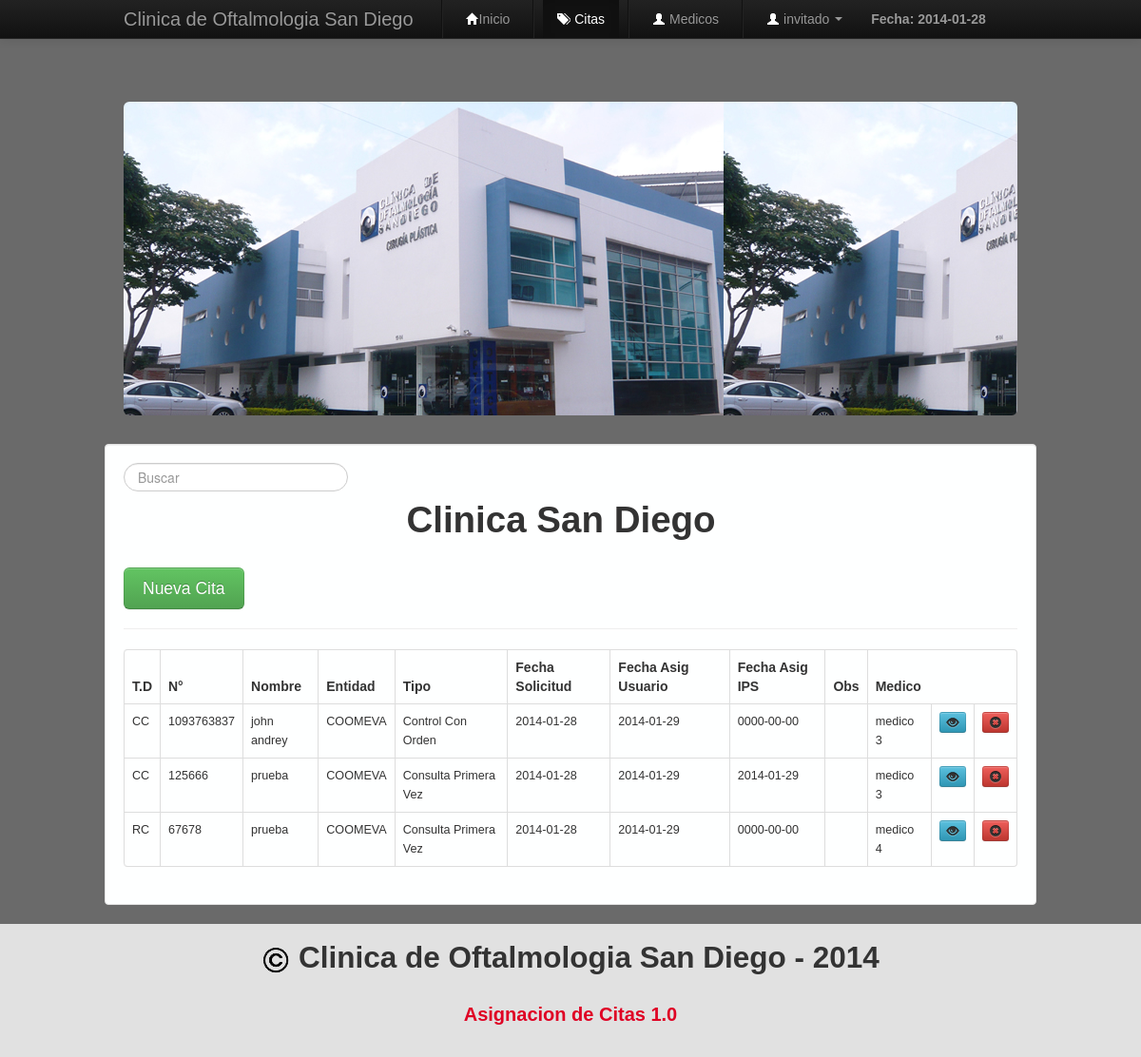
/includes/citas.php?pagina=2 (signed in), run on the app's committed database.
### tables this page shows
CREATE TABLE IF NOT EXISTS `citas` (
  `id` int(11) NOT NULL AUTO_INCREMENT,
  `documento` varchar(20) NOT NULL,
  `numero` varchar(15) NOT NULL,
  `nombre` varchar(90) NOT NULL,
  `entidad` varchar(120) NOT NULL,
  `tipo` varchar(120) NOT NULL,
  `fechaSolicitud` date NOT NULL,
  `fechaAsignacionPaciente` date NOT NULL,
  `fechaAsignacionSistema` date NOT NULL,
  `observaciones` text NOT NULL,
  `doctor` int(11) NOT NULL,
  PRIMARY KEY (`id`),
  KEY `doctor` (`doctor`)
);

CREATE TABLE IF NOT EXISTS `medicos` (
  `idMedico` int(11) NOT NULL AUTO_INCREMENT,
  `nombreMedico` varchar(90) NOT NULL,
  PRIMARY KEY (`idMedico`)
);

### includes/funciones.php (the view, shortened to what this page needs)
<?php
  class funciones{
    public function verCitas(){
        $cant_reg = 10;
        if(isset($_GET["pagina"])){
            $num_pag = $_GET["pagina"];
        }else{
            $num_pag = 1;
        }
        if(!$num_pag){
            $inicio = 0;
            $num_pag = 1;
        }else{
            $inicio = ($num_pag-1)*$cant_reg;
        }
        $resultado = mysql_query("SELECT * FROM citas,medicos WHERE citas.doctor=medicos.idMedico ORDER BY citas.id ASC LIMIT $inicio,$cant_reg");
        while($fila = mysql_fetch_array($resultado)){
            echo '<tr>
                    <td>'.$fila['documento'].'</td>
                    <td>'.$fila['numero'].'</td>
                    <td>'.$fila['nombre'].'</td>
                    <td>'.$fila['entidad'].'</td>
                    <td>'.$fila['tipo'].'</td>
                    <td>'.$fila['fechaSolicitud'].'</td>
                    <td>'.$fila['fechaAsignacionPaciente'].'</td>
                    <td>'.$fila['fechaAsignacionSistema'].'</td>
                    <td>'.$fila['observaciones'].'</td>
                    <td>'.$fila['nombreMedico'].'</td>
                    <td><a id="editar" class="btn btn-mini btn-info" href="'.$fila['id'].'"><i class="icon-eye-open"></i></a></td>
                    <td><a id="delete" class="btn btn-mini btn-danger" href="'.$fila['id'].'"><i class="icon-remove-sign"></i></a></td>
                </tr>';
        }
    }
  }
?>

### css/estilos.css (style rules this page uses)
* { margin: 0; padding: 0; font-family: Arial; }
body { background: rgba(7,7,7,0.6); padding-top: 60px; padding-bottom: 40px; }

### includes/citas.php (style rules this page uses)
td { font-size: 0.9em; }

### data on the page
citas: documento "CC", numero "1093763837", nombre "john andrey", entidad "COOMEVA", tipo "Control Con Orden", fechaSolicitud "2014-01-28", fechaAsignacionPaciente "2014-01-29", fechaAsignacionSistema "0000-00-00", doctor.nombreMedico "medico 3"
citas: documento "CC", numero "125666", nombre "prueba", entidad "COOMEVA", tipo "Consulta Primera Vez", fechaSolicitud "2014-01-28", fechaAsignacionPaciente "2014-01-29", fechaAsignacionSistema "2014-01-29", doctor.nombreMedico "medico 3"
citas: documento "RC", numero "67678", nombre "prueba", entidad "COOMEVA", tipo "Consulta Primera Vez", fechaSolicitud "2014-01-28", fechaAsignacionPaciente "2014-01-29", fechaAsignacionSistema "0000-00-00", doctor.nombreMedico "medico 4"

### other printed values
$user "invitado"
